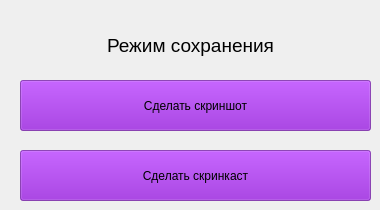
    <widget class="QWidget" name="saving">
     <attribute name="icon">
      <iconset theme="applications-games">
       <normaloff>.</normaloff>.</iconset>
     </attribute>
     <attribute name="title">
      <string>Сохранение</string>
     </attribute>
     <widget class="QPushButton" name="screenshot_pushButton">
      <property name="geometry">
       <rect>
        <x>20</x>
        <y>80</y>
        <width>351</width>
        <height>51</height>
       </rect>
      </property>
      <property name="styleSheet">
       <string notr="true">background-color: rgba(135, 18, 202, 160);
color: rgb(0, 0, 0);</string>
      </property>
      <property name="text">
       <string>Сделать скриншот</string>
      </property>
     </widget>
     <widget class="QPushButton" name="screencast_pushButton">
      <property name="geometry">
       <rect>
        <x>20</x>
        <y>150</y>
        <width>351</width>
        <height>51</height>
       </rect>
      </property>
      <property name="styleSheet">
       <string notr="true">background-color: rgba(135, 18, 202, 160);
color: rgb(0, 0, 0);</string>
      </property>
      <property name="text">
       <string>Сделать скринкаст</string>
      </property>
     </widget>
     <widget class="QLabel" name="screen_label">
      <property name="geometry">
       <rect>
        <x>80</x>
        <y>30</y>
        <width>221</width>
        <height>31</height>
       </rect>
      </property>
      <property name="styleSheet">
       <string notr="true">color: rgb(0, 0, 0);
background-color: rgba(255, 255, 255, 0);
font: 14pt;</string>
      </property>
      <property name="text">
       <string>Режим сохранения</string>
      </property>
      <property name="alignment">
       <set>Qt::AlignCenter</set>
      </property>
     </widget>
    </widget>
